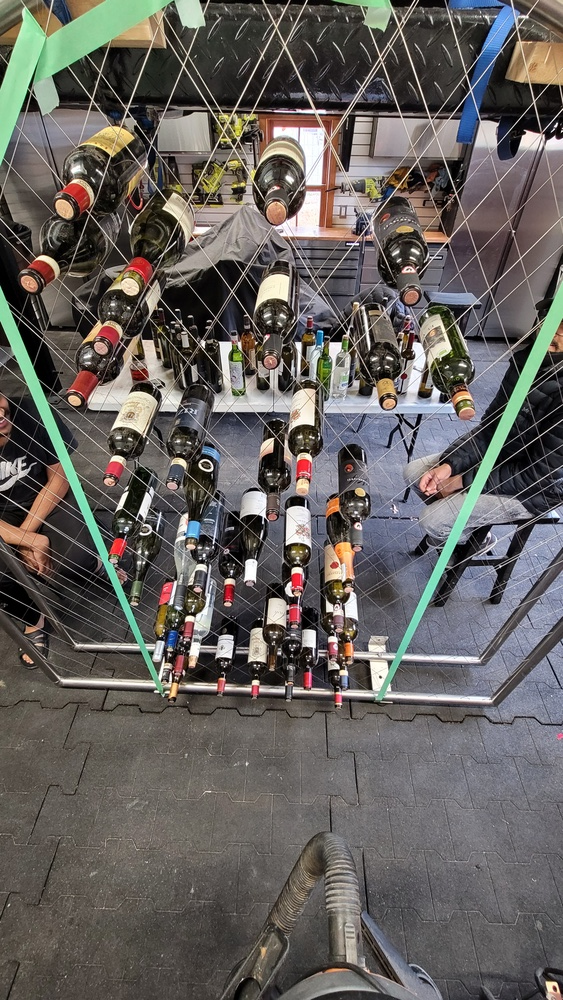
#> input picture Preprocessing/New_Speed_mod_test/First.jpg, 563 x 1000 px, shrunk from 2252 x 4000 before the run
$ python image_diff.py
#> lines starting #> are read from the running program, lines starting #| are printed output that depends on the picture; after the words box and inside, x2 and y2 are one past the last pixel; in counts of white or black regions, pixels touching at a corner belong together
import cv2 as cv
import numpy as np

count =0

image1 = cv.imread("First.jpg")
#> image1 is the input picture: shape (1000, 563, 3); mean B, G, R 93.6, 97, 100.8
image2 = cv.imread("Second.jpg")
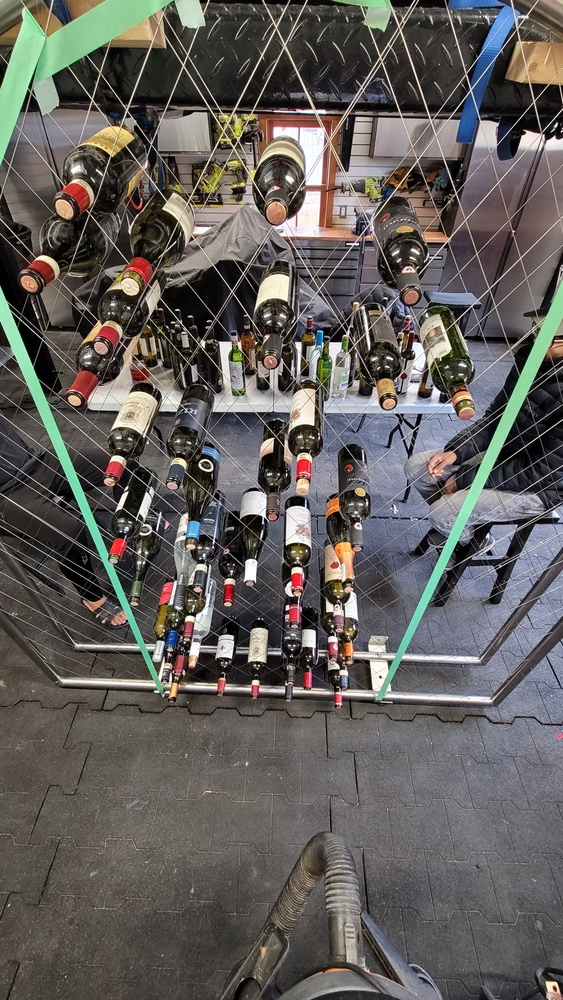
#> input picture Preprocessing/New_Speed_mod_test/Second.jpg, 563 x 1000 px, shrunk from 2252 x 4000 before the run
#> image2 is the input picture: shape (1000, 563, 3); mean B, G, R 91.3, 94.3, 97.9

diff = cv.subtract(image1, image2)
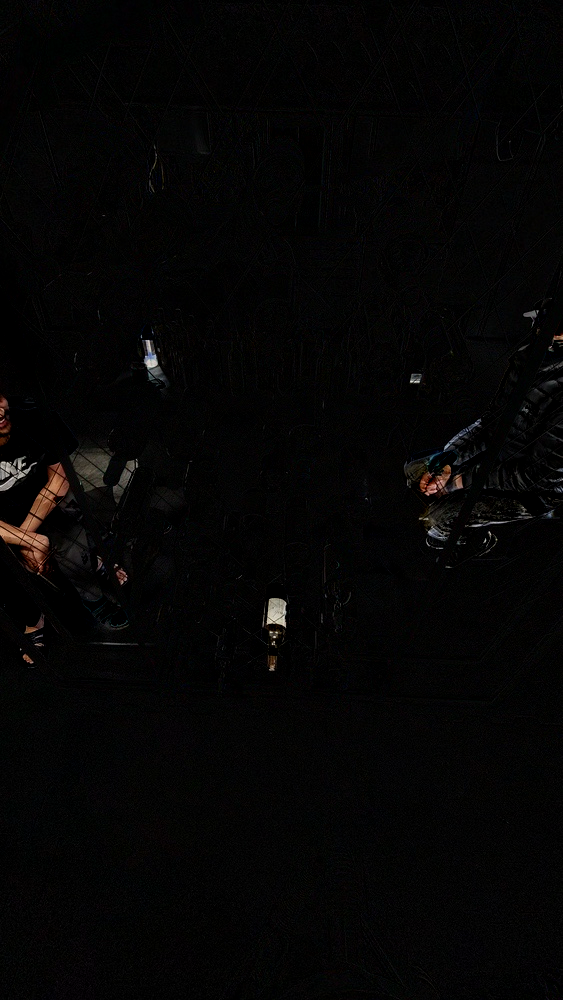
#> diff: shape (1000, 563, 3); mean B, G, R 4.4, 4.7, 5.1

cv.imwrite("first2.jpg", diff)

imgray = cv.cvtColor(diff, cv.COLOR_BGR2GRAY)
ret, thresh = cv.threshold(imgray, 127, 255, 0)
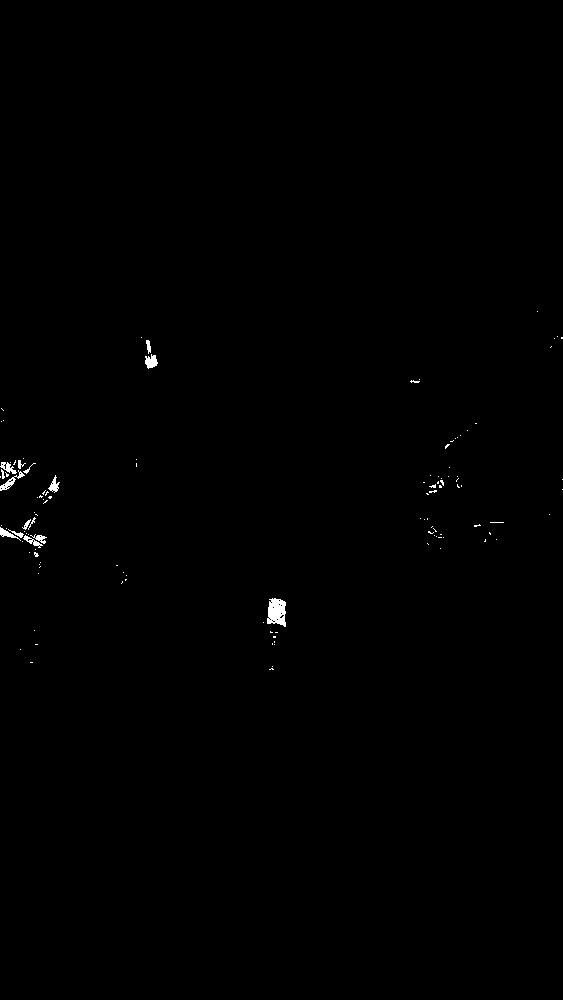
#> thresh: shape (1000, 563); 0.3% white; 117 white regions (102 under 20 px)
contours, hierarchy = cv.findContours(thresh, cv.RETR_TREE, cv.CHAIN_APPROX_SIMPLE)
#> contours = 151 contours, 140 with area under 20; largest, box (x1, y1, x2, y2) and area: (267, 598, 286, 627) 388, (0, 470, 25, 491) 106, (145, 354, 158, 369) 103, (0, 462, 17, 474) 77, (48, 475, 60, 493) 73

#print(contours)
for contour in contours:
    area = cv.contourArea(contour)
    if area > 500:
        count = count + 1
        cv.drawContours(diff, contours, -1, (0, 255, 0), 3)
#> this loop made 151 passes
#> area on passes 14, 49, 54: 388, 65, 43.5
#> after the loop, count = 0

cv.imwrite("first3.jpg", diff)
